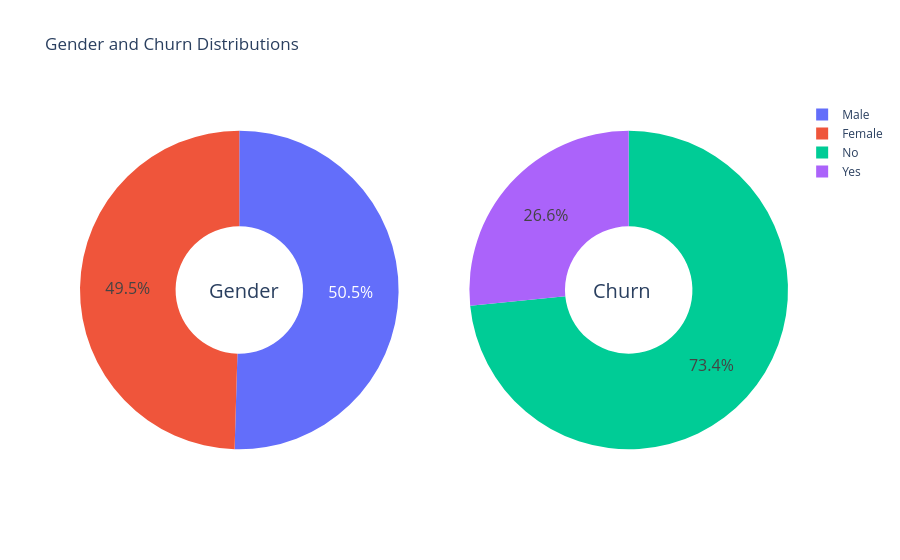

The notebook cell saved with this chart:
### Markdown cell above
## Data Visualization

### Code cell
g_labels = ['Male', 'Female']
c_labels = ['No', 'Yes']
# Create subplots: use 'domain' type for Pie subplot
fig = make_subplots(rows=1, cols=2, specs=[[{'type':'domain'}, {'type':'domain'}]])
fig.add_trace(go.Pie(labels=g_labels, values=df['gender'].value_counts(), name="Gender"),
              1, 1)
fig.add_trace(go.Pie(labels=c_labels, values=df['Churn'].value_counts(), name="Churn"),
              1, 2)

# Use `hole` to create a donut-like pie chart
fig.update_traces(hole=.4, hoverinfo="label+percent+name", textfont_size=16)

fig.update_layout(
    title_text="Gender and Churn Distributions",
    # Add annotations in the center of the donut pies.
    annotations=[dict(text='Gender', x=0.18, y=0.5, font_size=20, showarrow=False),
                 dict(text='Churn', x=0.81, y=0.5, font_size=20, showarrow=False)])
fig.show()

### Figure 1 — Plotly figure (JSON) as saved in the notebook; plotly's stock layout.template omitted (floating-point values rounded to 4 significant figures)
{"data": [{"domain": {"x": [0, 0.45], "y": [0, 1]}, "hole": 0.4, "hoverinfo": "label+percent+name", "labels": ["Male", "Female"], "name": "Gender", "textfont": {"size": 16}, "type": "pie", "values": [3549, 3483]}, {"domain": {"x": [0.55, 1], "y": [0, 1]}, "hole": 0.4, "hoverinfo": "label+percent+name", "labels": ["No", "Yes"], "name": "Churn", "textfont": {"size": 16}, "type": "pie", "values": [5163, 1869]}], "layout": {"annotations": [{"font": {"size": 20}, "showarrow": false, "text": "Gender", "x": 0.18, "y": 0.5}, {"font": {"size": 20}, "showarrow": false, "text": "Churn", "x": 0.81, "y": 0.5}], "title": {"text": "Gender and Churn Distributions"}}}
